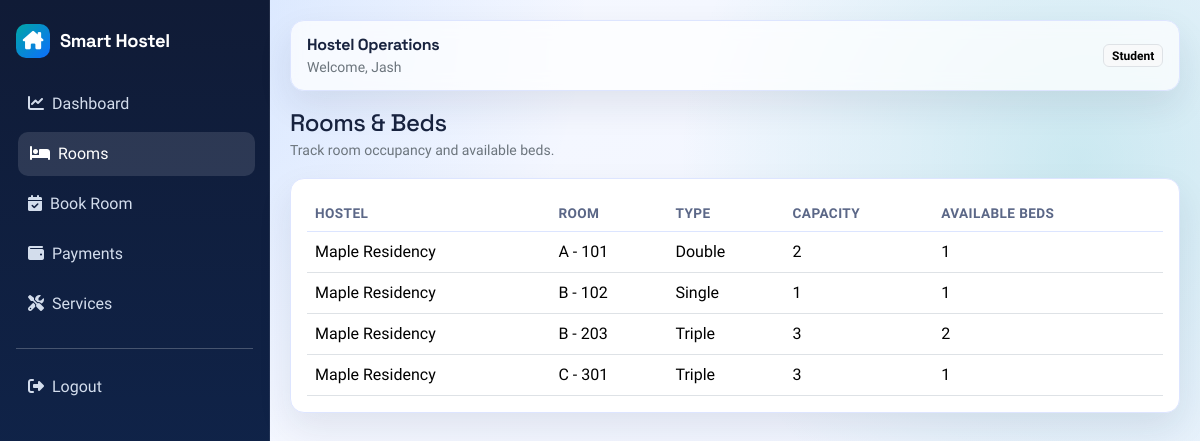
The app's page /rooms (signed in), older data.
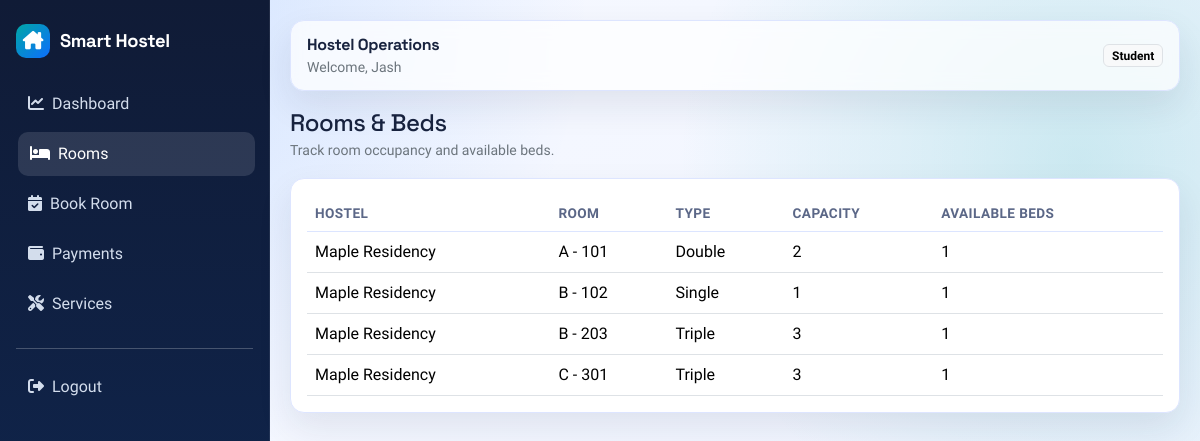
The same page, newer data.
### hostel/models.py (models this page shows, shortened)
class Room(models.Model):
	TYPE_SINGLE = "single"
	TYPE_DOUBLE = "double"
	TYPE_TRIPLE = "triple"
	TYPE_DORM = "dorm"
	ROOM_TYPE_CHOICES = [
		(TYPE_SINGLE, "Single"),
		(TYPE_DOUBLE, "Double"),
		(TYPE_TRIPLE, "Triple"),
		(TYPE_DORM, "Dorm"),
	]
	hostel = models.ForeignKey(Hostel, on_delete=models.CASCADE, related_name="rooms")
	room_number = models.CharField(max_length=30)
	room_type = models.CharField(max_length=20, choices=ROOM_TYPE_CHOICES)
	capacity = models.PositiveIntegerField()
	available_beds = models.IntegerField(default=0)
	class Meta:
		ordering = ["room_number"]
		unique_together = ("hostel", "room_number")

class Hostel(models.Model):
	name = models.CharField(max_length=120)
	location = models.CharField(max_length=255)
	created_at = models.DateTimeField(auto_now_add=True)
	class Meta:
		ordering = ["name"]

### hostel/views.py (the view)
# urls.py: path("rooms", room_list_view, name="rooms"),
@login_required
def room_list_view(request):
	rooms = Room.objects.select_related("hostel")
	return render(request, "hostel/rooms.html", {"rooms": rooms})

### templates/hostel/rooms.html (shortened to what this page needs)
{% extends "base.html" %}
{% block content %}
<div class="d-flex justify-content-between align-items-center mb-3">
    <div>
        <h4 class="mb-0">Rooms & Beds</h4>
        <small class="text-secondary">Track room occupancy and available beds.</small>
    </div>
</div>
<div class="card card-soft">
    <div class="card-body">
        <div class="table-responsive">
            <table class="table align-middle mb-0">
                <thead>
                <tr>
                    <th>Hostel</th>
                    <th>Room</th>
                    <th>Type</th>
                    <th>Capacity</th>
                    <th>Available Beds</th>
                </tr>
                </thead>
                <tbody>
                {% for room in rooms %}
                <tr>
                    <td>{{ room.hostel.name }}</td>
                    <td>{{ room.room_number }}</td>
                    <td>{{ room.get_room_type_display }}</td>
                    <td>{{ room.capacity }}</td>
                    <td>{{ room.available_beds }}</td>
                </tr>
                {% empty %}
                <tr><td colspan="5" class="text-center text-secondary py-4">No rooms found.</td></tr>
                {% endfor %}
                </tbody>
            </table>
        </div>
    </div>
</div>
{% endblock %}

Row changes from the older to the newer data that the page shows:
changed Room (number 3 of 4 on the later page): available_beds "2" → "1"
